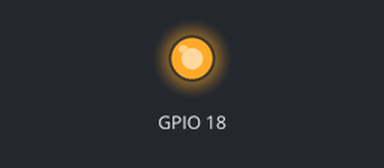
This program was run on a simulated Raspberry Pi (BCM pin numbers). Shown: output pins drawn as LEDs (lit = HIGH). What the program prints to the terminal is not drawn. At 12.0 s the program stops and its outputs stay as they are.

Above: at 1.0 s.
At 3.0 s:
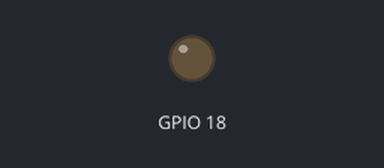
Timing chart, 0 to 5.2 s (numbered marks = the images above):
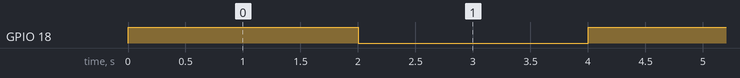

The program:

led_high.py
```python
import RPi.GPIO as GPIO
import time

GPIO.setmode(GPIO.BCM)
GPIO.setup(18, GPIO.OUT)

for _ in xrange(3):
	GPIO.output(18, GPIO.HIGH)
	time.sleep(2)
	GPIO.output(18,GPIO.LOW)
	time.sleep(2)

GPIO.cleanup()
print 'Quit'
```

Measured:
- by itself, GPIO 18: alternates HIGH for 2.0 s and LOW for 2.0 s, 6 changes in all, then stays LOW
